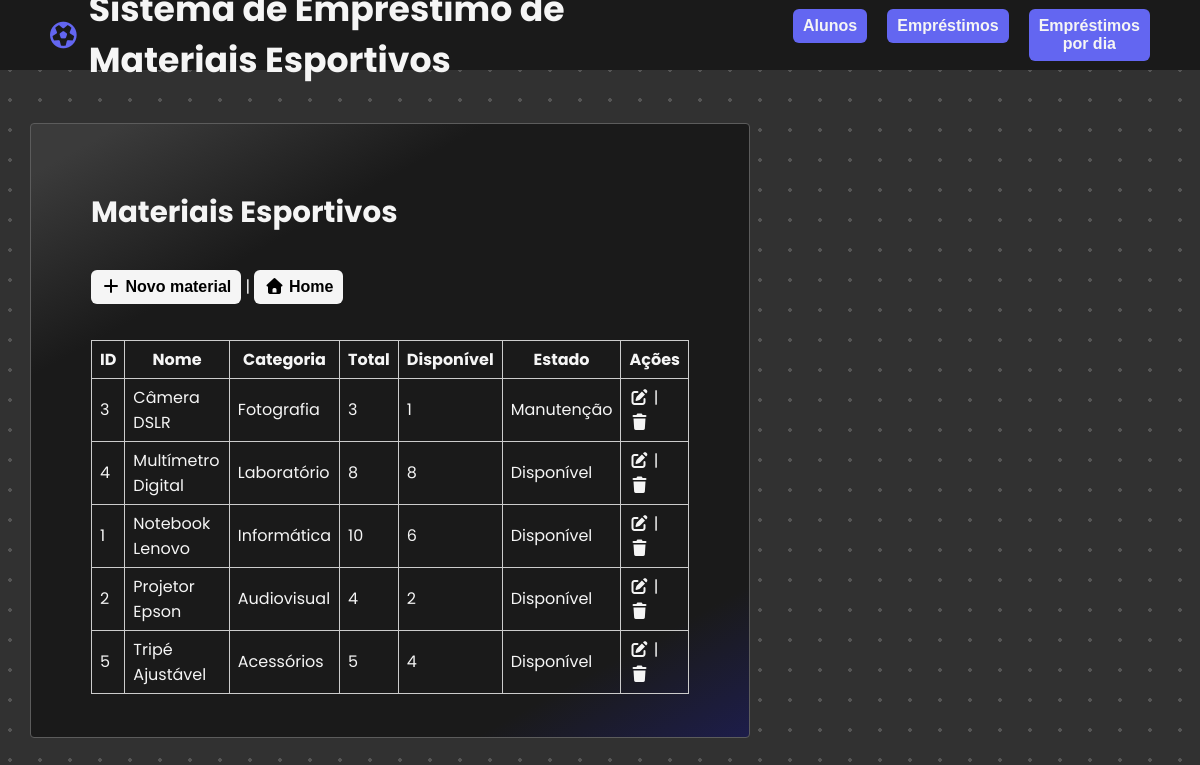
Before: /public/index.php?entidade=material&acao=listar with the older database file.
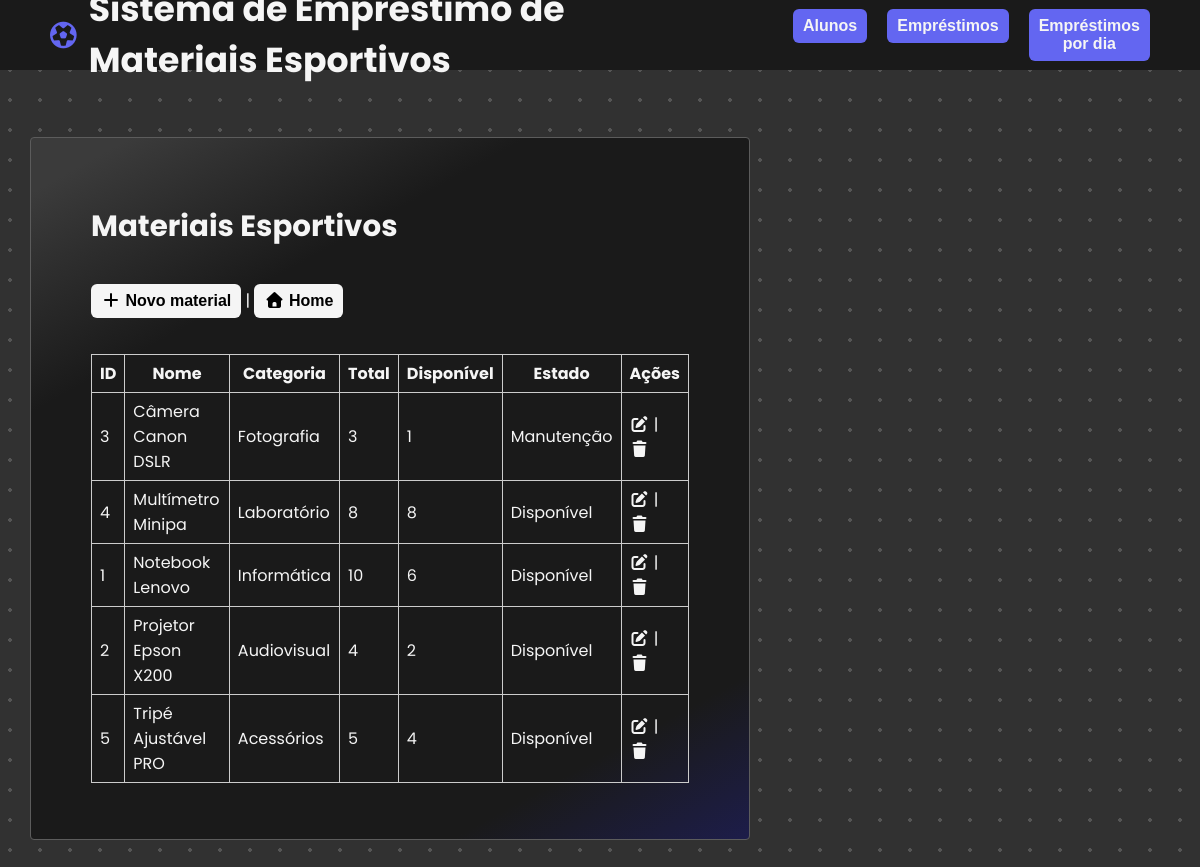
After: the same page with the newer database file.
### tables this page shows
CREATE TABLE Material (
  id_material INT PRIMARY KEY AUTO_INCREMENT,
  nome VARCHAR(100),
  categoria VARCHAR(50),
  quantidade_total INT,
  quantidade_disp INT,
  estado VARCHAR(20),
  descricao varchar(200)
);

### config/db.php (called while the page is built, shortened)
<?php
function getPDO() {
  $host = '127.0.0.1';
  $db   = 'reservamateriais';
  $user = 'root';
  $pass = '';
  $dsn  = "mysql:host=$host;dbname=$db;charset=utf8";
  try {
    $pdo = new PDO($dsn, $user, $pass);
    $pdo->setAttribute(PDO::ATTR_ERRMODE, PDO::ERRMODE_EXCEPTION);
    $pdo->setAttribute(PDO::ATTR_DEFAULT_FETCH_MODE, PDO::FETCH_ASSOC);
    return $pdo;
  } catch (PDOException $e) {
    die('Erro de conexão: ' . $e->getMessage());
  }
}
function h($s) {
  return htmlspecialchars($s ?? '', ENT_QUOTES, 'UTF-8');
}

### src/dao/materialDAO.php (called while the page is built, shortened)
<?php
require_once __DIR__ . '/../../config/db.php';
class MaterialDAO {
  private $pdo;
  public function __construct() { $this->pdo = getPDO(); }
  public function listarTodos() {
    $stmt = $this->pdo->query("SELECT id_material, nome, categoria, quantidade_total, quantidade_disp, estado
                                FROM Material
                                ORDER BY nome ASC");
    return $stmt->fetchAll();
  }
}

### src/controller/material_listar.php (the view, shortened to what this page needs)
<!DOCTYPE html>
<html lang="en">
<head>
  <link rel="stylesheet" href="assets/style.css">
  <link rel="stylesheet" href="https://cdnjs.cloudflare.com/ajax/libs/font-awesome/7.0.1/css/all.min.css"
 />
</head>
<body>
  <header>
    <div>
      <i class="fa-regular fa-futbol"></i>
      <h1>Sistema de Empréstimo de Materiais Esportivos</h1>
    </div>
    <div>
      <a href="?entidade=aluno&acao=listar"><button type="button">Alunos</button></a>
      <a href="?entidade=emprestimo&acao=listar"><button type="button">Empréstimos</button></a>
      <a href="?entidade=emprestimo&acao=por_dia"><button type="button">Empréstimos por dia</button></a>
    </div>
  </header>
  <section id="corpo">
    <main>
      <?php
      require_once __DIR__ . '/../dao/MaterialDAO.php';
      $dao = new MaterialDAO();
      $materiais = $dao->listarTodos();
      echo '<h2>Materiais Esportivos</h2>';
      echo '<p><a href="?entidade=material&acao=criar"><button type="button" class="opt"> <i class="fa-solid fa-plus"></i> Novo material</button></a> | <a href="/reserva-materiais/public/index.php"><button type="button" class="opt"> <i class="fa-solid fa-house"></i> Home</button></a></p>';
      echo '<table>';
      echo '<tr>
            <th>ID</th>
            <th>Nome</th>
            <th>Categoria</th>
            <th>Total</th>
            <th>Disponível</th>
            <th>Estado</th>
            <th>Ações</th>
          </tr>';
      foreach ($materiais as $m) {
        echo '<tr>';
        echo '<td>' . h($m["id_material"]) . '</td>';
        echo '<td>' . h($m["nome"]) . '</td>';
        echo '<td>' . h($m["categoria"]) . '</td>';
        echo '<td>' . h($m["quantidade_total"]) . '</td>';
        echo '<td>' . h($m["quantidade_disp"]) . '</td>';
        echo '<td>' . h($m["estado"]) . '</td>';
        echo '<td>
                <a href="?entidade=material&acao=editar&id=' . urlencode($m["id_material"]) . '"><i class="fa-solid fa-pen-to-square"></i></a> |
                <a href="?entidade=material&acao=excluir&id=' . urlencode($m["id_material"]) . '" onclick="return confirm(\'Excluir este material?\')"><i class="fa-solid fa-trash"></i></a>
              </td>';
        echo '</tr>';
      }
      echo '</table>';
      ?>
    </main>
  </section>
</body>
</html>

Changed rows visible on the page:
changed material "Fotografia": nome "Câmera DSLR" → "Câmera Canon DSLR"
changed material "Laboratório": nome "Multímetro Digital" → "Multímetro Minipa"
changed material "Audiovisual": nome "Projetor Epson" → "Projetor Epson X200"
changed material "Acessórios": nome "Tripé Ajustável" → "Tripé Ajustável PRO"
